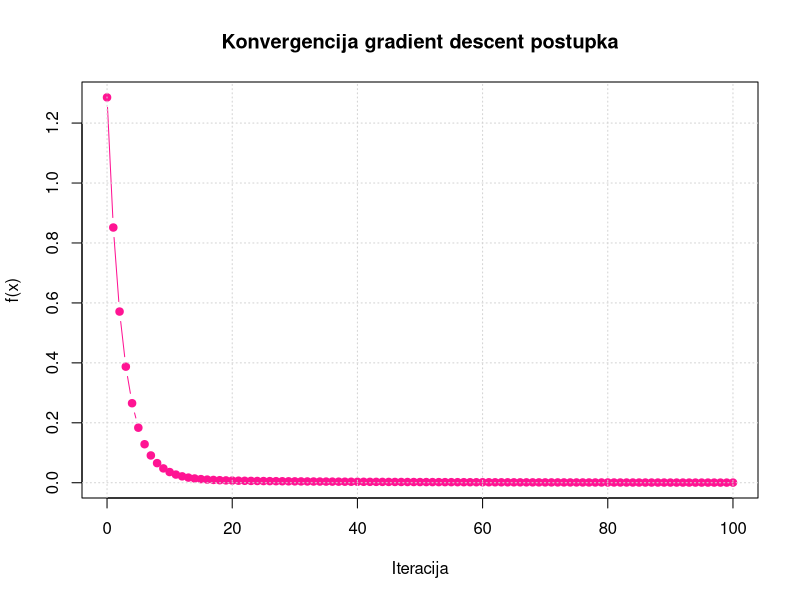

Write the R code that produced this figure.
## ---- chunk 1
n=4
A=matrix(0,n,n)
A[upper.tri(A,diag=TRUE)]=1 
fc=function(x) {
  Ax=A%*%x
  t1=t(x)%*%t(A)%*%A%*%x
  t2=0.1*sum(Ax^3)
  t3=0.01*sum(Ax^4)
  return(as.numeric(t1+t2+t3))
}

gf=function(x) {
  Ax=A%*%x
  g1=2*t(A)%*%A%*%x
  g2=0.1*3*t(A)%*%(Ax^2)
  g3=0.01*4*t(A)%*%(Ax^3)
  return(as.vector(g1+g2+g3))
}
## ---- chunk 2
xk=rep(0.2, n)
alpha=0.01 
mi= 100

is=data.frame(
  it=0:mi, 
  fv=numeric(mi+1)
)
is$fv[1]=fc(xk)
## ---- chunk 3
for (k in 1:mi) {
  pk=-gf(xk)
  xk=xk+alpha*pk
  is$fv[k+1]=fc(xk)
}

print(paste("Finalna vrednost funkcije:", fc(xk)))
print("Finalne vrednosti x vektora:")
print(xk)
## ---- chunk 4
plot(is$it, is$fv, type = "b", 
     pch = 19, col = "deeppink",
     xlab = "Iteracija", ylab = "f(x)", 
     main = "Konvergencija gradient descent postupka")

grid()
